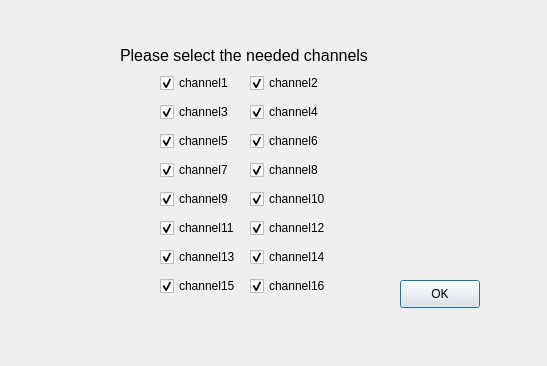
<?xml version="1.0" encoding="UTF-8"?>
<ui version="4.0">
 <class>channel_sel_dialog</class>
 <widget class="QDialog" name="channel_sel_dialog">
  <property name="geometry">
   <rect>
    <x>0</x>
    <y>0</y>
    <width>547</width>
    <height>366</height>
   </rect>
  </property>
  <property name="windowTitle">
   <string>Dialog</string>
  </property>
  <widget class="QPushButton" name="pushButton">
   <property name="geometry">
    <rect>
     <x>400</x>
     <y>280</y>
     <width>80</width>
     <height>28</height>
    </rect>
   </property>
   <property name="text">
    <string>OK</string>
   </property>
  </widget>
  <widget class="QWidget" name="layoutWidget">
   <property name="geometry">
    <rect>
     <x>160</x>
     <y>70</y>
     <width>173</width>
     <height>230</height>
    </rect>
   </property>
   <layout class="QHBoxLayout" name="horizontalLayout">
    <item>
     <layout class="QVBoxLayout" name="verticalLayout">
      <item>
       <widget class="QCheckBox" name="checkBox_1">
        <property name="text">
         <string>channel1</string>
        </property>
        <property name="checked">
         <bool>true</bool>
        </property>
       </widget>
      </item>
      <item>
       <widget class="QCheckBox" name="checkBox_3">
        <property name="text">
         <string>channel3</string>
        </property>
        <property name="checked">
         <bool>true</bool>
        </property>
       </widget>
      </item>
      <item>
       <widget class="QCheckBox" name="checkBox_5">
        <property name="text">
         <string>channel5</string>
        </property>
        <property name="checked">
         <bool>true</bool>
        </property>
       </widget>
      </item>
      <item>
       <widget class="QCheckBox" name="checkBox_7">
        <property name="text">
         <string>channel7</string>
        </property>
        <property name="checked">
         <bool>true</bool>
        </property>
       </widget>
      </item>
      <item>
       <widget class="QCheckBox" name="checkBox_9">
        <property name="text">
         <string>channel9</string>
        </property>
        <property name="checked">
         <bool>true</bool>
        </property>
       </widget>
      </item>
      <item>
       <widget class="QCheckBox" name="checkBox_11">
        <property name="text">
         <string>channel11</string>
        </property>
        <property name="checked">
         <bool>true</bool>
        </property>
       </widget>
      </item>
      <item>
       <widget class="QCheckBox" name="checkBox_13">
        <property name="text">
         <string>channel13</string>
        </property>
        <property name="checked">
         <bool>true</bool>
        </property>
       </widget>
      </item>
      <item>
       <widget class="QCheckBox" name="checkBox_15">
        <property name="text">
         <string>channel15</string>
        </property>
        <property name="checked">
         <bool>true</bool>
        </property>
       </widget>
      </item>
     </layout>
    </item>
    <item>
     <layout class="QVBoxLayout" name="verticalLayout_2">
      <item>
       <widget class="QCheckBox" name="checkBox_2">
        <property name="text">
         <string>channel2</string>
        </property>
        <property name="checked">
         <bool>true</bool>
        </property>
       </widget>
      </item>
      <item>
       <widget class="QCheckBox" name="checkBox_4">
        <property name="text">
         <string>channel4</string>
        </property>
        <property name="checked">
         <bool>true</bool>
        </property>
       </widget>
      </item>
      <item>
       <widget class="QCheckBox" name="checkBox_6">
        <property name="text">
         <string>channel6</string>
        </property>
        <property name="checked">
         <bool>true</bool>
        </property>
       </widget>
      </item>
      <item>
       <widget class="QCheckBox" name="checkBox_8">
        <property name="text">
         <string>channel8</string>
        </property>
        <property name="checked">
         <bool>true</bool>
        </property>
       </widget>
      </item>
      <item>
       <widget class="QCheckBox" name="checkBox_10">
        <property name="text">
         <string>channel10</string>
        </property>
        <property name="checked">
         <bool>true</bool>
        </property>
       </widget>
      </item>
      <item>
       <widget class="QCheckBox" name="checkBox_12">
        <property name="text">
         <string>channel12</string>
        </property>
        <property name="checked">
         <bool>true</bool>
        </property>
       </widget>
      </item>
      <item>
       <widget class="QCheckBox" name="checkBox_14">
        <property name="text">
         <string>channel14</string>
        </property>
        <property name="checked">
         <bool>true</bool>
        </property>
       </widget>
      </item>
      <item>
       <widget class="QCheckBox" name="checkBox_16">
        <property name="text">
         <string>channel16</string>
        </property>
        <property name="checked">
         <bool>true</bool>
        </property>
       </widget>
      </item>
     </layout>
    </item>
   </layout>
  </widget>
  <widget class="QLabel" name="label">
   <property name="geometry">
    <rect>
     <x>120</x>
     <y>40</y>
     <width>261</width>
     <height>31</height>
    </rect>
   </property>
   <property name="font">
    <font>
     <pointsize>12</pointsize>
    </font>
   </property>
   <property name="text">
    <string>Please select the needed channels</string>
   </property>
  </widget>
 </widget>
 <resources/>
 <connections/>
</ui>
